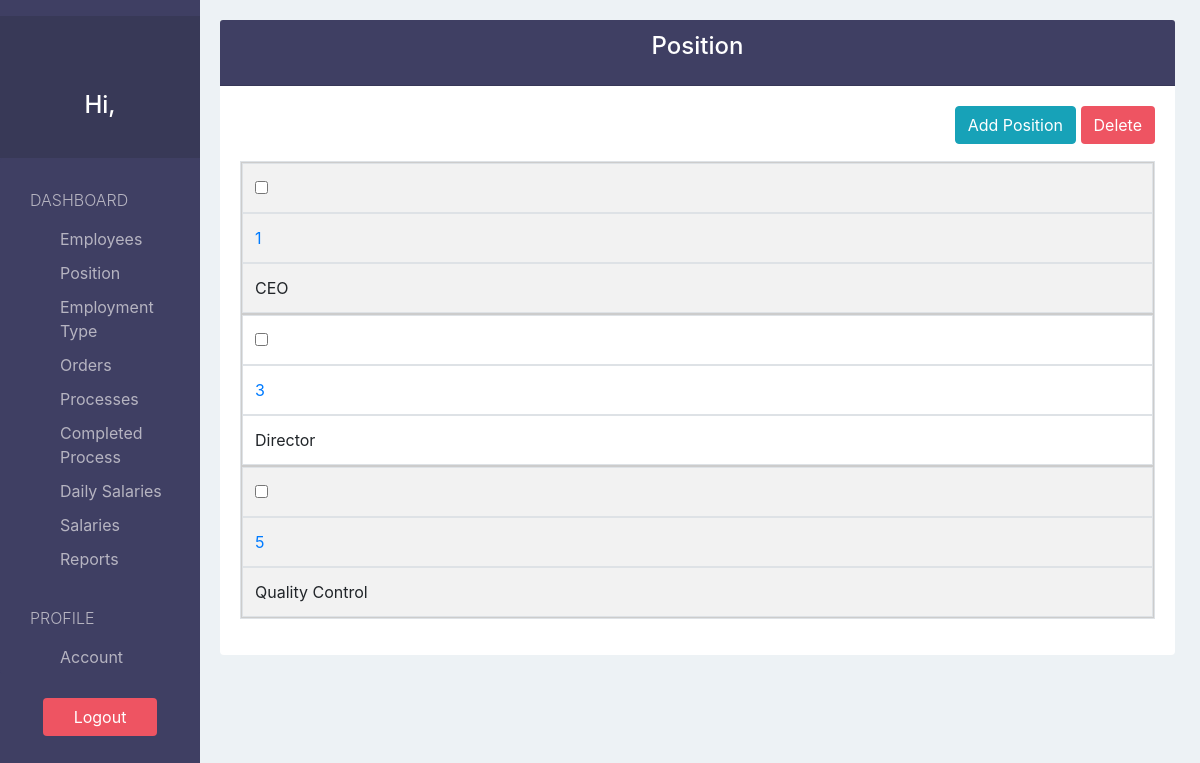
Page /position/ on the committed database.
### payrollApp/models.py (models this page shows, shortened)
class Position(models.Model):
  name = models.CharField(max_length=60)

### payrollApp/views.py (the view)
# urls.py: path('position/', views.position_view, name="position"),
def position_view(request):
  positions = Position.objects.all()
  flag   = True
  if not positions:
    flag=False
  context = {
    'positions':positions,
    'flags':flag
  }
  return render(request, 'employee/position/position.html', context)

### payrollApp/templates/employee/position/position.html (shortened to what this page needs)
{% extends 'view_base.html' %}
{% block viewTitle %}Position{% endblock %}
{% block addBtn %}
  <a href="{% url 'create-position' %}?next={{ request.path }}" class="btn btn-info">Add Position</a>
{% endblock %}
{% block columns %}
  {% if flags %}
    {% block form %}
      <form action="{% url 'delete-position'%}" method="POST">{% csrf_token %}
    {% endblock %}
  {% endif %}
{% endblock %}
{% block tbodyContent %}
  {% if not flags %}
  <h3>No Position</h3>
  {% else %}
    {% for position  in positions %}
      <tr>
        <td><input type="checkbox" name="selected" value="{{ position.id }}" onclick="enableDeleteBtn(this)"></td>
        <td scope="row"><a href="{% url 'edit-position' position.id %}?next={{ request.path }}">{{ position.id }}</a></td>
        <td>{{ position.name}}</td>
      </tr>
    {% endfor %}
  {% endif %}
{% endblock %}

### payrollApp/static/css/style.css (style rules this page uses)
body { padding-top: 20px; background-color: #EDF2F5; overflow: auto; }

### payrollApp/static/css/tableStyle.css (style rules this page uses)
@media only screen and (max-width: 760px),
(min-device-width: 768px) and (max-device-width: 1024px) { table, thead, tbody, th, td, tr { display: block; } }
@media only screen and (max-width: 760px),
(min-device-width: 768px) and (max-device-width: 1024px) { tr { border: 1px solid #ccc; } }
@media only screen and (max-width: 760px),
(min-device-width: 768px) and (max-device-width: 1024px) { td { border: none; border-bottom: 1px solid #eee; position: relative; padding-left: 50%; } }
@media only screen and (max-width: 760px),
(min-device-width: 768px) and (max-device-width: 1024px) { td:before { position: absolute; top: 6px; left: 6px; width: 45%; padding-right: 10px; white-space: nowrap; } }

### rows in the picture
Position: id "1", name "CEO"
Position: id "3", name "Director"
Position: id "5", name "Quality Control"
